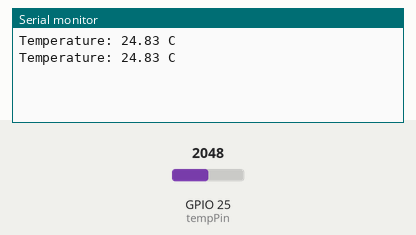
This program was run on a simulated ESP32. On the bench: the last lines printed to the serial monitor. The test bench sets the inputs (shaded band); at power-on: GPIO 25 (tempPin) = 2048.

Above: at 1.8 s.
1.9 s: GPIO 25 (tempPin) set to 2866
At 2.8 s:
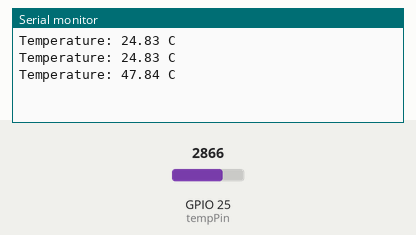
3.4 s: GPIO 25 (tempPin) set to 3603
At 4.5 s:
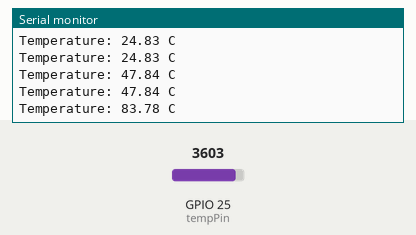
Timing chart, 0 to 6.4 s (numbered marks = the images above; inputs shaded):
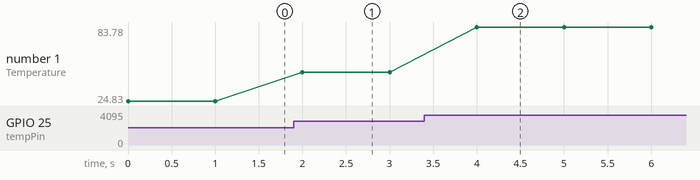

Measured:
- after the input at 1.9 s, the serial monitor: prints a new line after 0.10 s (image 1)
- after the input at 3.4 s, the serial monitor: prints a new line after 0.60 s (image 2)
- plotted number 1: 24.83 → 47.84 after the input at 1.9 s, 47.84 → 83.78 after the input at 3.4 s

The program:

main.cpp
```cpp
#include <Arduino.h>
#include <math.h>

int tempPin = 25;
float Vo;
float R1 = 10000;
float logR2, R2, T, temp;
float c1 = 1.009249522e-03, c2 = 2.378405444e-04, c3 = 2.019202697e-07;
float tempC;

float get_temp() {
  Vo = analogRead(tempPin);
  R2 = R1 * (4096.0 / Vo - 1.0); // R2= R1*(Vin/Vout - 1)
  logR2 = log(R2);
  T = (1.0 / (c1 + c2 * logR2 + c3 * logR2 * logR2 * logR2));
  return T - 273; //độ C
}

void setup() {
  // put your setup code here, to run once:
  Serial.begin(9600);
  pinMode(tempPin, INPUT);
}

void loop() {
  // put your main code here, to run repeatedly:
  tempC = get_temp();
  Serial.print("Temperature: ");
  Serial.print(tempC);
  Serial.println(" C");
  delay(1000);
}
```
